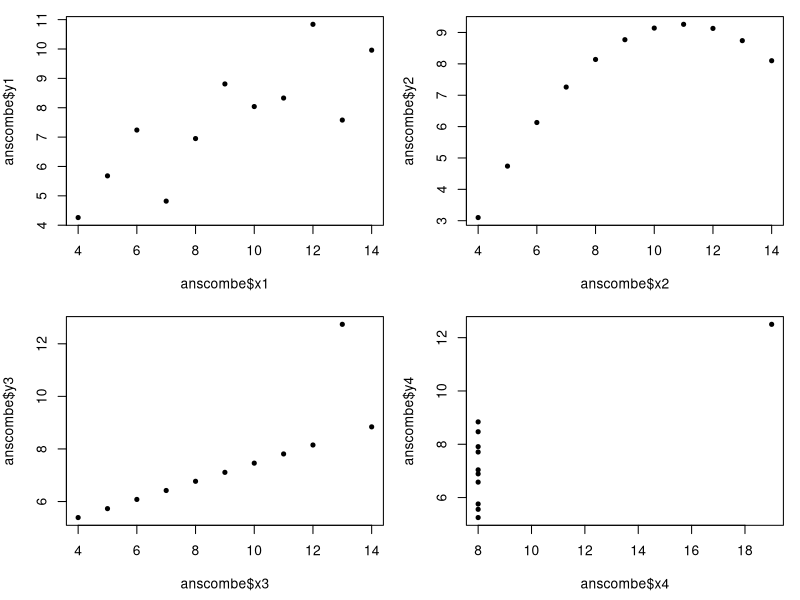

R code for this plot:
#Yesenia Villarreal Torres
#Laboratorio 5
#Matrícula 1109559
#02 de marzo de 2023


#Actividades
#Generar los gráficos de distribución de puntos para cada par de datos

# Graficar en un cuadro de 2x2
op = par(mfrow = c(2, 2), mar = c(4.5, 4, 1, 1))
plot(anscombe$x1, anscombe$y1, pch = 20)
plot(anscombe$x2, anscombe$y2, pch = 20)
plot(anscombe$x3, anscombe$y3, pch = 20)
plot(anscombe$x4, anscombe$y4, pch = 20)
par(op)

#Coeficiente de correlación
#Determinar para cada par de datos los coeficientes de correlación r.
#¿Alguna sorpresa? Como puedes ver, los cuatro pares de las variables xy tienen básicamente la misma correlación de 0.816. Pero no todos tienen diagramas de dispersión en los que los puntos se agrupan alrededor de una línea.
#El mensaje para llevar a casa es que el coeficiente de correlación puede ser engañoso en presencia de valores atípicos o asociación no lineal. Debido a esto, siempre es importante revisar los datos con un gráfico de dispersión.
